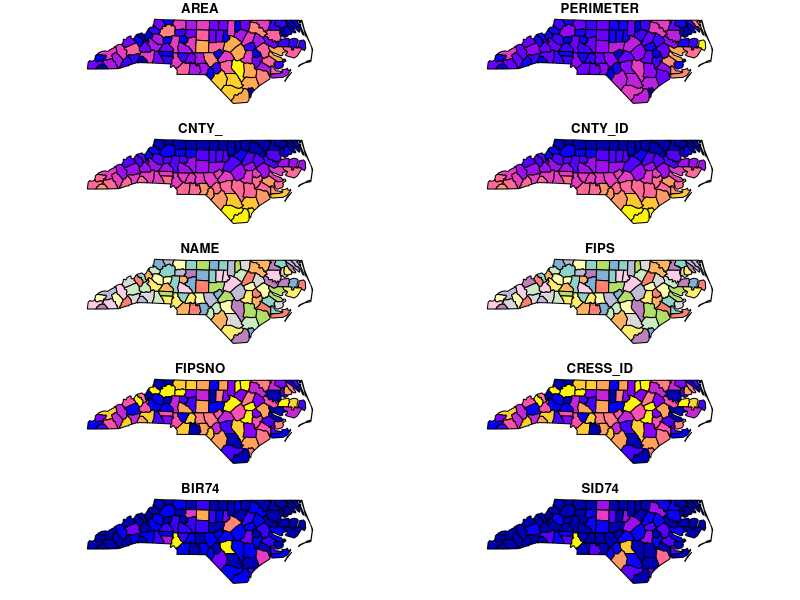
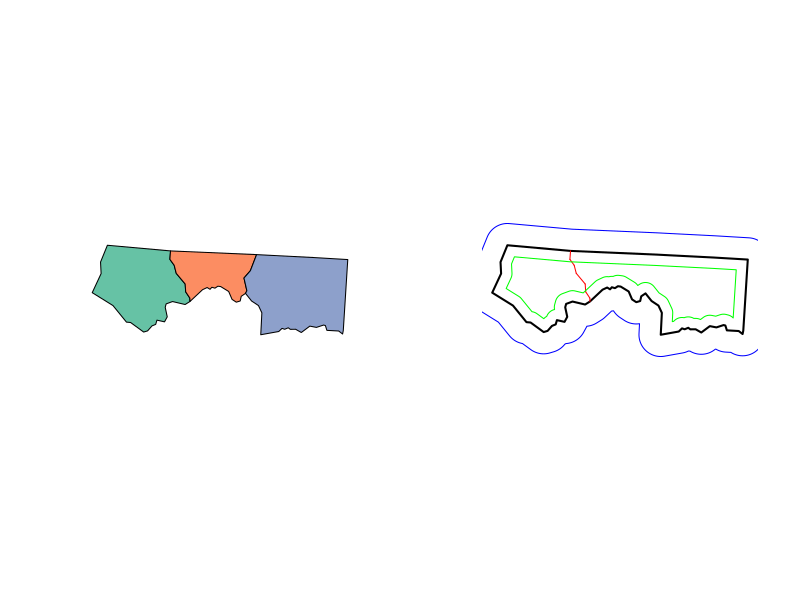

R code for these plots, in order: (Note: this script raises an error after producing the figures.)
## ---- chunk 1
library(sf)
library(dplyr)
library(magrittr)
## ---- chunk 2
st_crs("+proj=longlat +datum=WGS84")  # "Proj.4 string"
st_crs(3857)                          # EPSG code
st_crs(3857)$units                    # reveal units
st_crs(NA)                            # unknown (assumed planar/Cartesian)
## ---- chunk 3
fname = system.file("shape/nc.shp", package = "sf")
nc = read_sf(fname)
print(nc, n = 3)
plot(nc)
## ---- chunk 4
(a1 = st_area(nc[1,]))                      # area, using geosphere::areaPolygon
(a2 = st_area(st_transform(nc[1,], 32119))) # NC state plane, m
(a3 = st_area(st_transform(nc[1,], 2264)))  # NC state plane, US foot
units::set_units(a1, km^2)
units::set_units(a2, km^2)
units::set_units(a3, km^2)
## ---- chunk 5
nc = st_transform(nc, 32119) # NC state plane, m
## ---- chunk 6
nc1 = nc[1:5,]
st_intersects(nc1, nc1)
st_intersects(nc1, nc1, sparse = FALSE)
## ---- chunk 7
opar = par(mfrow = c(1,2))
ncg = st_geometry(nc[1:3,])
plot(ncg, col = sf.colors(3, categorical = TRUE))
u = st_union(ncg)
plot(u, lwd = 2)
## ---- chunk 8
plot(st_intersection(ncg[1], ncg[2]), col = 'red', add = TRUE)
## ---- chunk 9
plot(st_buffer(u, 10000), border = 'blue', add = TRUE)
## ---- chunk 10
# st_buffer(u, units::set_unit(10, km)) # with sf devel
plot(st_buffer(u, -5000), border = 'green', add = TRUE)
par(opar)
## ---- chunk 11
g = st_make_grid(nc, n = c(20,10))
a1 = st_interpolate_aw(nc["BIR74"], g, extensive = FALSE)
sum(a1$BIR74) / sum(nc$BIR74) # not close to one: property is assumed spatially intensive
a2 = st_interpolate_aw(nc["BIR74"], g, extensive = TRUE)
sum(a2$BIR74) / sum(nc$BIR74)
#a1$intensive = a1$BIR74
#a1$extensive = a2$BIR74
#plot(a1[c("intensive", "extensive")])
a1$what = "intensive"
a2$what = "extensive"
# devtools::install_github("tidyverse/ggplot2")
## ---- chunk 12
library(ggplot2)
l = st_cast(nc, "LINESTRING")
ggplot() + geom_sf(data = rbind(a1,a2), aes(fill = BIR74)) + 
	geom_sf(data = l, col = 'lightgray') + facet_grid(what~.) +
    scale_fill_gradientn(colors = sf.colors(10))
## ---- chunk 13
nrow(nc)
x = st_join(nc, nc)
nrow(x) # neighbours AND each state with itself
x = st_join(nc, nc, join = st_touches)
nrow(x) # neighbours, now excluding itself
st_rook = function(a, b, prepared) st_relate(a, b, pattern = "F***1****")
x = st_join(nc, nc, join = st_rook)
nrow(x) # "rook" neighbours: touch over a line, not in a point
# which states touch another state in a point only?
sel = unlist(st_relate(nc, nc, pattern = "F***0****"))
plot(st_geometry(nc))
plot(st_geometry(nc[sel,]), add = TRUE, col = 'grey')
## ---- chunk 14
pts = st_intersection(nc, nc)
pts = pts[st_dimension(pts) == 0, ]
plot(st_geometry(nc))
## ---- chunk 15
plot(st_geometry(nc[sel,]), add = TRUE, col = 'grey')
plot(st_geometry(pts), add = TRUE, col = '#ff000044', pch = 16)
# how many neighbours does each of these points have?
unique(lengths(st_intersects(pts, nc)))
